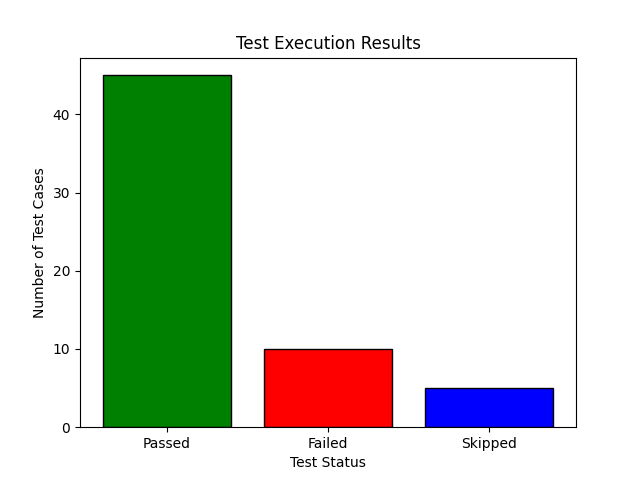

Source code (Python):
import matplotlib.pyplot as plt

Passed = 45
Failed = 10
Skipped = 5  

plt.bar(["Passed", "Failed", "Skipped"],[Passed, Failed, Skipped],color=["green","red","blue"],edgecolor="black")
plt.xlabel("Test Status")
plt.ylabel("Number of Test Cases")
plt.title("Test Execution Results")
# plt.xticks([5,10])
plt.savefig(r'ClassAssignments\Week5\matplotlib1.png')



plt.show()